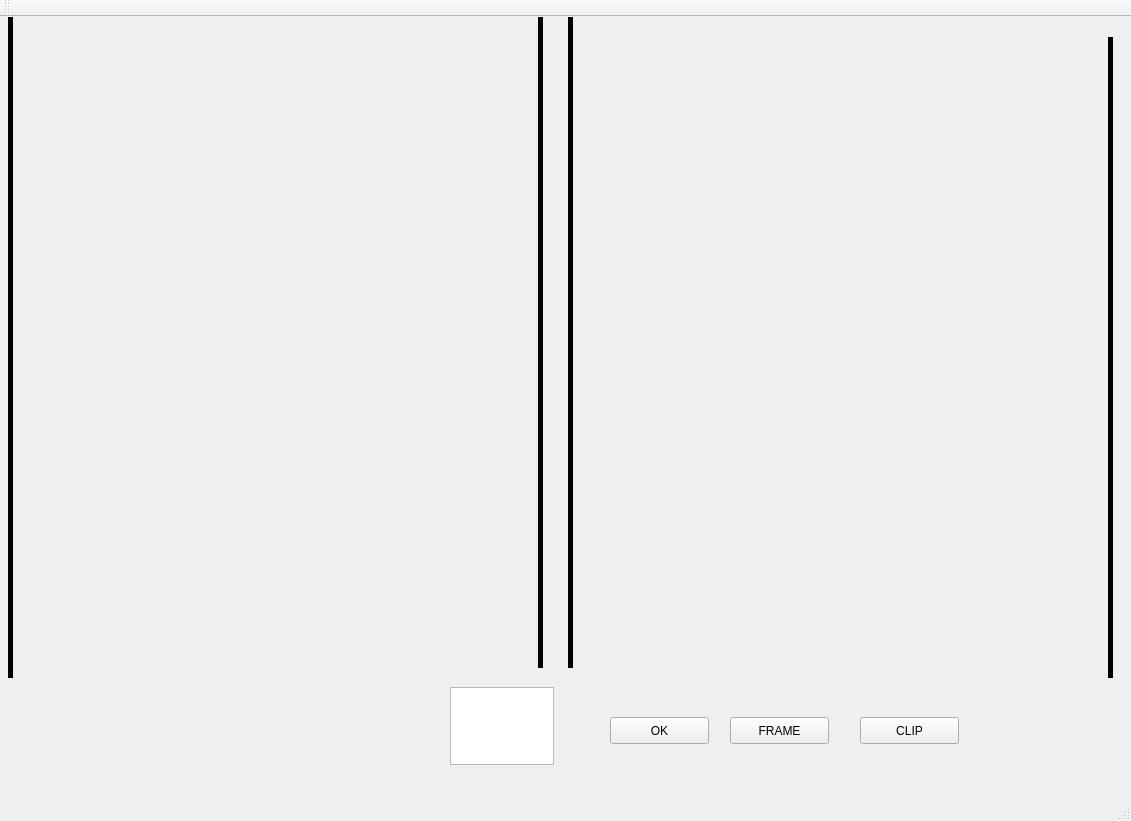
<?xml version="1.0" encoding="UTF-8"?>
<ui version="4.0">
 <class>MainWindow</class>
 <widget class="QMainWindow" name="MainWindow">
  <property name="geometry">
   <rect>
    <x>0</x>
    <y>0</y>
    <width>1131</width>
    <height>821</height>
   </rect>
  </property>
  <property name="windowTitle">
   <string>MainWindow</string>
  </property>
  <widget class="QWidget" name="centralWidget">
   <widget class="Line" name="line">
    <property name="geometry">
     <rect>
      <x>0</x>
      <y>-10</y>
      <width>20</width>
      <height>671</height>
     </rect>
    </property>
    <property name="frameShadow">
     <enum>QFrame::Plain</enum>
    </property>
    <property name="lineWidth">
     <number>5</number>
    </property>
    <property name="orientation">
     <enum>Qt::Vertical</enum>
    </property>
   </widget>
   <widget class="Line" name="line_2">
    <property name="geometry">
     <rect>
      <x>530</x>
      <y>0</y>
      <width>20</width>
      <height>651</height>
     </rect>
    </property>
    <property name="frameShadow">
     <enum>QFrame::Plain</enum>
    </property>
    <property name="lineWidth">
     <number>5</number>
    </property>
    <property name="orientation">
     <enum>Qt::Vertical</enum>
    </property>
   </widget>
   <widget class="Line" name="line_3">
    <property name="geometry">
     <rect>
      <x>560</x>
      <y>0</y>
      <width>20</width>
      <height>651</height>
     </rect>
    </property>
    <property name="frameShadow">
     <enum>QFrame::Plain</enum>
    </property>
    <property name="lineWidth">
     <number>5</number>
    </property>
    <property name="orientation">
     <enum>Qt::Vertical</enum>
    </property>
   </widget>
   <widget class="Line" name="line_4">
    <property name="geometry">
     <rect>
      <x>1100</x>
      <y>20</y>
      <width>20</width>
      <height>641</height>
     </rect>
    </property>
    <property name="frameShadow">
     <enum>QFrame::Plain</enum>
    </property>
    <property name="lineWidth">
     <number>5</number>
    </property>
    <property name="orientation">
     <enum>Qt::Vertical</enum>
    </property>
   </widget>
   <widget class="QPushButton" name="pushButton">
    <property name="geometry">
     <rect>
      <x>860</x>
      <y>700</y>
      <width>99</width>
      <height>27</height>
     </rect>
    </property>
    <property name="text">
     <string>CLIP</string>
    </property>
   </widget>
   <widget class="QPushButton" name="pushButton_2">
    <property name="geometry">
     <rect>
      <x>730</x>
      <y>700</y>
      <width>99</width>
      <height>27</height>
     </rect>
    </property>
    <property name="text">
     <string>FRAME</string>
    </property>
   </widget>
   <widget class="QPushButton" name="pushButton_3">
    <property name="geometry">
     <rect>
      <x>610</x>
      <y>700</y>
      <width>99</width>
      <height>27</height>
     </rect>
    </property>
    <property name="text">
     <string>OK</string>
    </property>
   </widget>
   <widget class="QTextEdit" name="textEdit">
    <property name="geometry">
     <rect>
      <x>450</x>
      <y>670</y>
      <width>104</width>
      <height>78</height>
     </rect>
    </property>
   </widget>
   <widget class="QLabel" name="label">
    <property name="geometry">
     <rect>
      <x>0</x>
      <y>0</y>
      <width>541</width>
      <height>641</height>
     </rect>
    </property>
    <property name="text">
     <string/>
    </property>
   </widget>
   <widget class="QLabel" name="label_2">
    <property name="geometry">
     <rect>
      <x>586</x>
      <y>16</y>
      <width>511</width>
      <height>631</height>
     </rect>
    </property>
    <property name="text">
     <string/>
    </property>
   </widget>
  </widget>
  <widget class="QMenuBar" name="menuBar">
   <property name="geometry">
    <rect>
     <x>0</x>
     <y>0</y>
     <width>1131</width>
     <height>25</height>
    </rect>
   </property>
  </widget>
  <widget class="QToolBar" name="mainToolBar">
   <attribute name="toolBarArea">
    <enum>TopToolBarArea</enum>
   </attribute>
   <attribute name="toolBarBreak">
    <bool>false</bool>
   </attribute>
  </widget>
  <widget class="QStatusBar" name="statusBar"/>
 </widget>
 <layoutdefault spacing="6" margin="11"/>
 <resources/>
 <connections/>
</ui>
